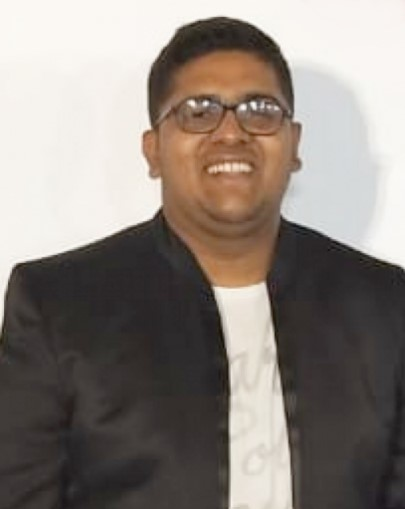
#> input picture Resources/yusuf.jpg, 405 x 509 px
$ python chapter2.py
#> lines starting #> are read from the running program, lines starting #| are printed output that depends on the picture; after the words box and inside, x2 and y2 are one past the last pixel; in counts of white or black regions, pixels touching at a corner belong together
import cv2
import numpy as np


img = cv2.imread("Resources/yusuf.jpg")
#> img is the input picture: shape (509, 405, 3); mean B, G, R 124.7, 131.2, 139.8
kernel = np.ones((5,5),np.uint8)
imgGray = cv2.cvtColor(img,cv2.COLOR_BGR2GRAY)
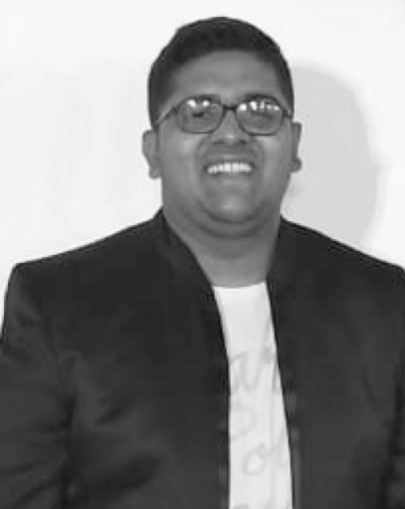
#> imgGray: shape (509, 405); min 12, max 253, mean 133
imgBlur = cv2.GaussianBlur(imgGray,(17,17),0)
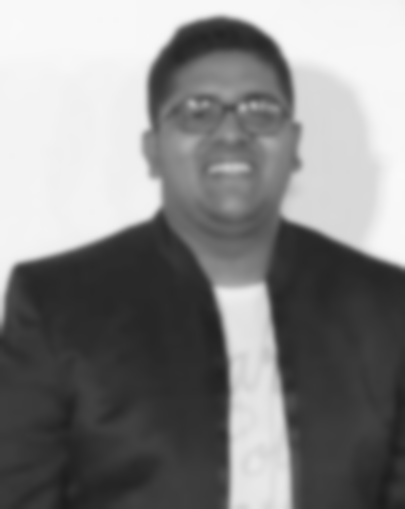
#> imgBlur: shape (509, 405); min 29, max 249, mean 133
imgCanny = cv2.Canny(img,150,200)
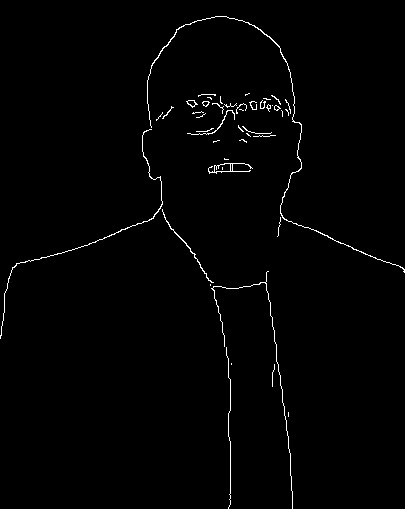
#> imgCanny: shape (509, 405); 1.2% white in thin lines or dots
imgDialation = cv2.dilate(imgCanny,kernel,iterations=1)
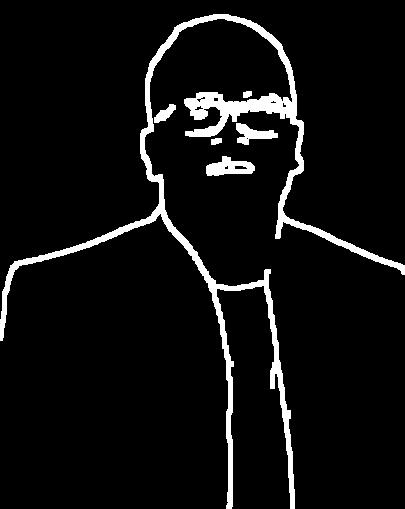
#> imgDialation: shape (509, 405); 6.1% white; 6 white regions, box (x1, y1, x2, y2) and area: (0, 14, 405, 509) 11204, (206, 156, 255, 176) 604, (236, 123, 278, 145) 450, (154, 104, 176, 123) 206, (211, 138, 222, 145) 64, (243, 91, 252, 98) 54
imgEroded = cv2.erode(imgDialation,kernel,iterations=1)
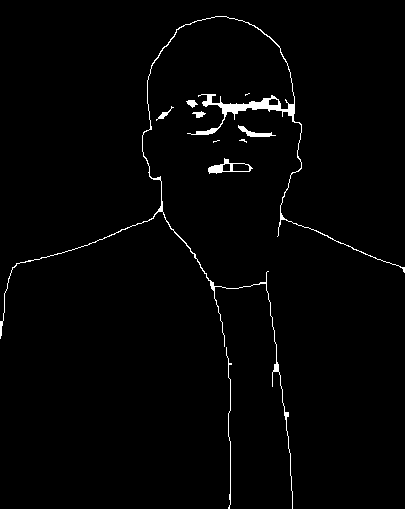
#> imgEroded: shape (509, 405); 1.6% white; 10 white regions (3 under 20 px), largest, box (x1, y1, x2, y2) and area: (0, 16, 405, 509) 2523, (208, 158, 253, 174) 224, (226, 347, 232, 509) 176

cv2.imshow("Blur Image",imgBlur)
cv2.imshow("Gray Image",imgGray)
cv2.imshow("Canny Image",imgCanny)
cv2.imshow("Dialation Image",imgDialation)
cv2.imshow("imgEroded Image",imgEroded)

cv2.waitKey(0)

$ run again, with Resources/cards.jpg copied over Resources/yusuf.jpg
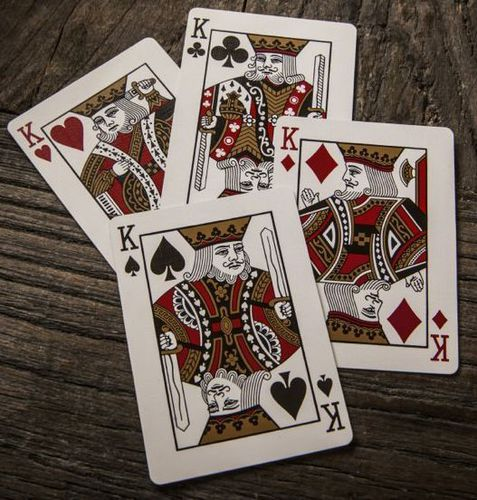
#> input picture Resources/cards.jpg, 477 x 500 px
#> img is the input picture: shape (500, 477, 3); mean B, G, R 88.1, 96.6, 109.6
#> `imgCanny = cv2.Canny(img,150,200)`:
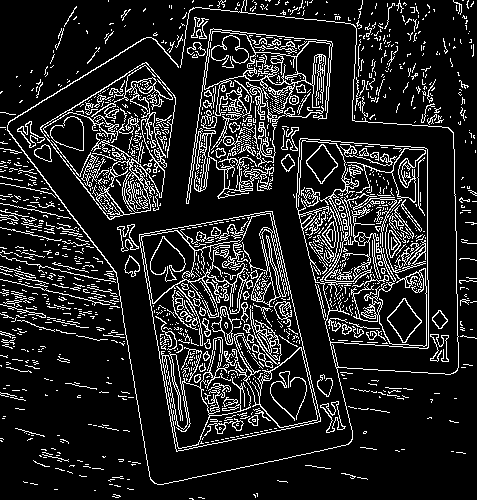
#> imgCanny: shape (500, 477); 13.8% white in thin lines or dots
#> imgDialation: shape (500, 477); 53.6% white; 318 black regions (196 under 20 px), largest, box (x1, y1, x2, y2) and area: (0, 317, 477, 500) 37905, (10, 10, 456, 482) 37371, (0, 0, 191, 112) 10632
#> `imgEroded = cv2.erode(imgDialation,kernel,iterations=1)`:
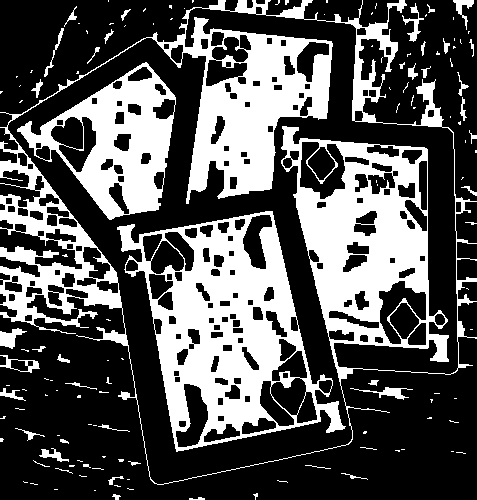
#> imgEroded: shape (500, 477); 33.4% white; 138 white regions (95 under 20 px), largest, box (x1, y1, x2, y2) and area: (0, 0, 477, 485) 44177, (117, 211, 346, 452) 21682, (17, 62, 176, 220) 10147
